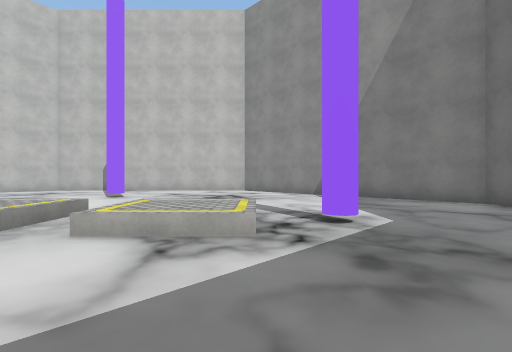
[1] (above)

15 first-person views from a walk through a Unity game level. The camera is 1.3 m above the floor, looks level and sees 85° across. The floor is counted in squares, 2 m on a side. Each view is taken from the middle of a square. On the plan, view 1 faces up. The plan holds only what a view shows up to about 9 squares ahead; the rest is blank. Some surface patterns are stand-ins.

[2]
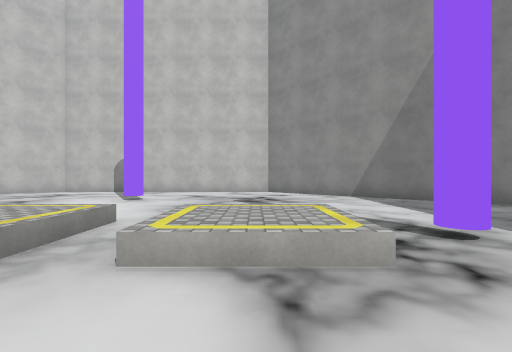

[3]
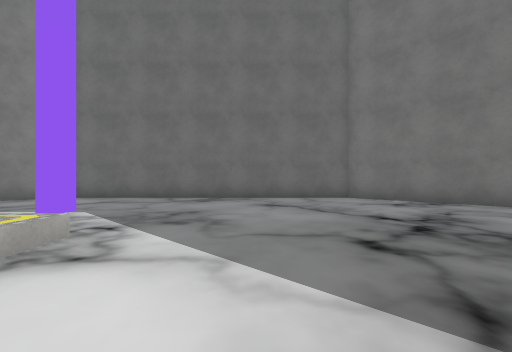

[4]
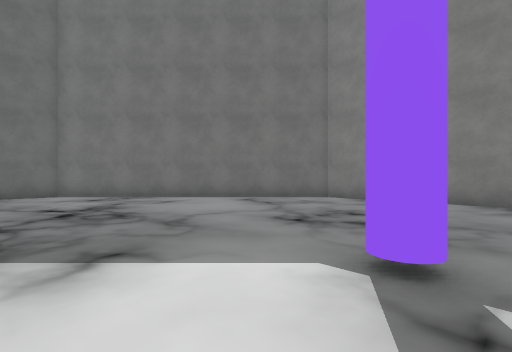

[5]
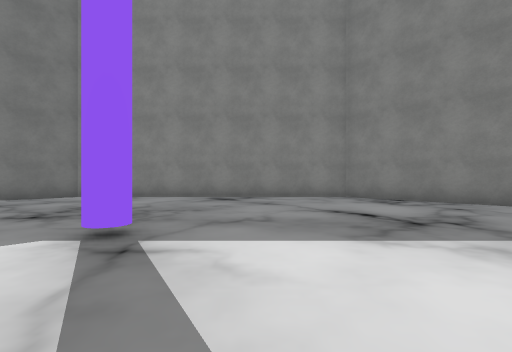

[6]
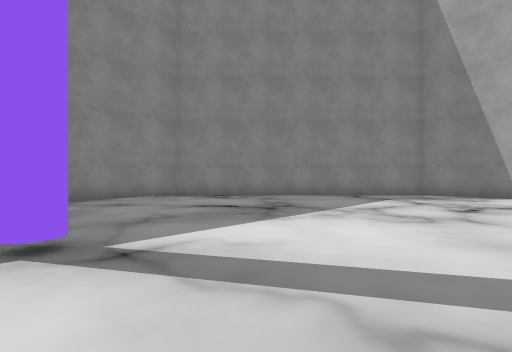

[7]
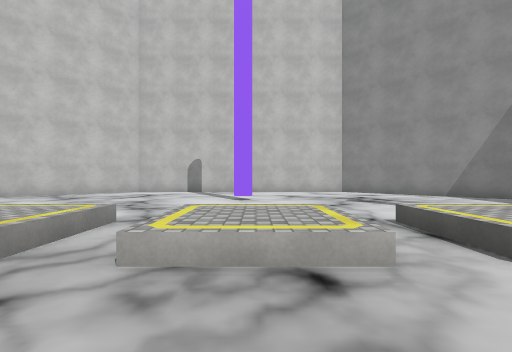

[8]
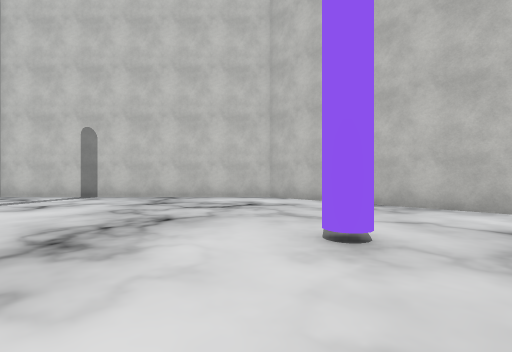

[9]
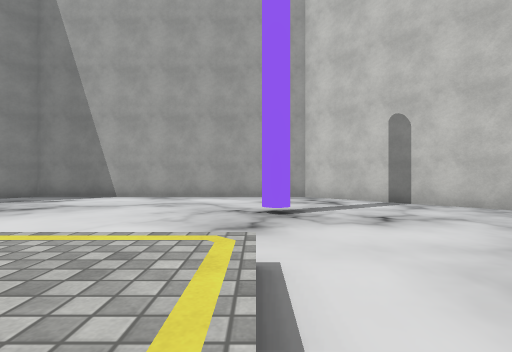

[10]
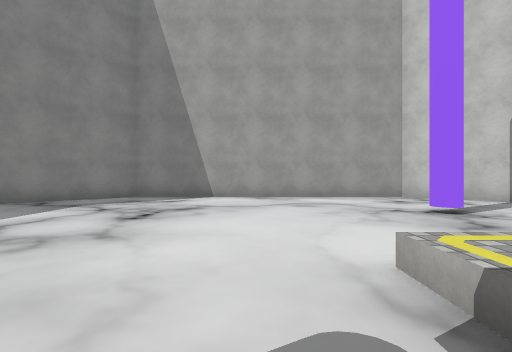

[11]
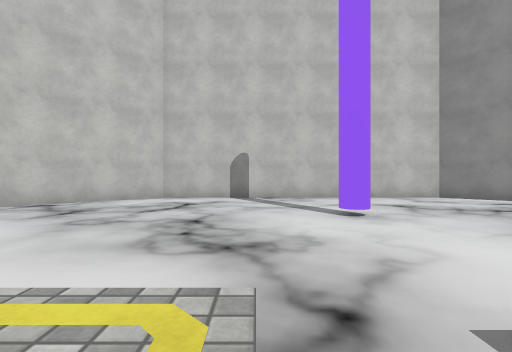

[12]
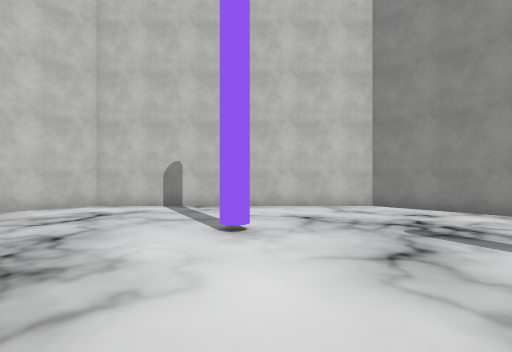

[13]
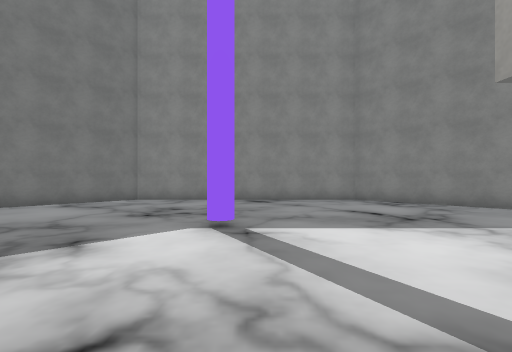

[14]
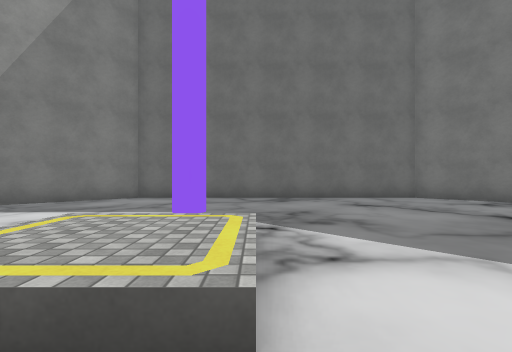

[15]
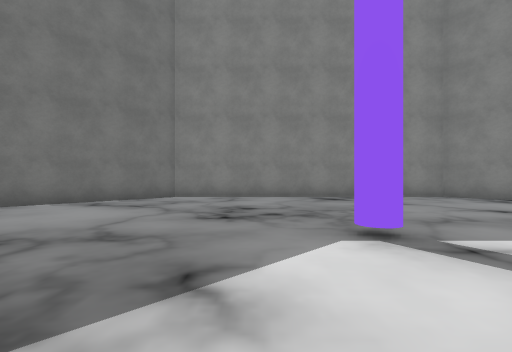

### Floor plan
Key: @ floor where view 1 was taken; # wall or solid block; . main floor; : floor 0.5 m higher than the main floor; / step, stairs or slope.
Columns run from 15 left of view 1 to 6 right of it. Each row starts with its distance up from view 1.
 13       ##########
 12      ##........##
 11     ##..........##
 10    ##............##
  9   ##.......#......##
  8  ##................##
  7 ##..................##
  6 #....................#
  5 #...#../////////.....#
  4 #....../://://:/#....#
  3 #....../////////.....#
  2 #....................#
  1 #....................#
  0 #..............@.....#
 -1 #....................#
 -2 #..........#........##
 -3 ##.................##
 -4  ##...............##
 -5   ##.............##
 -6    ##...........##
 -7     ##.........##
 -8      ###########

Positions as (right, up) in squares from view 1, and headings:
1: (0, 0), facing up
2: (-1, 1), facing up
3: (-3, 1), facing right
4: (-5, 0), facing down-right
5: (-6, 1), facing down
6: (-4, 1), facing down-left
7: (-4, 1), facing up
8: (-3, 6), facing up-left
9: (-6, 5), facing left
10: (-6, 2), facing left
11: (-6, 4), facing up
12: (-4, 4), facing up
13: (-5, 3), facing down
14: (-3, 3), facing right
15: (-3, 1), facing down
